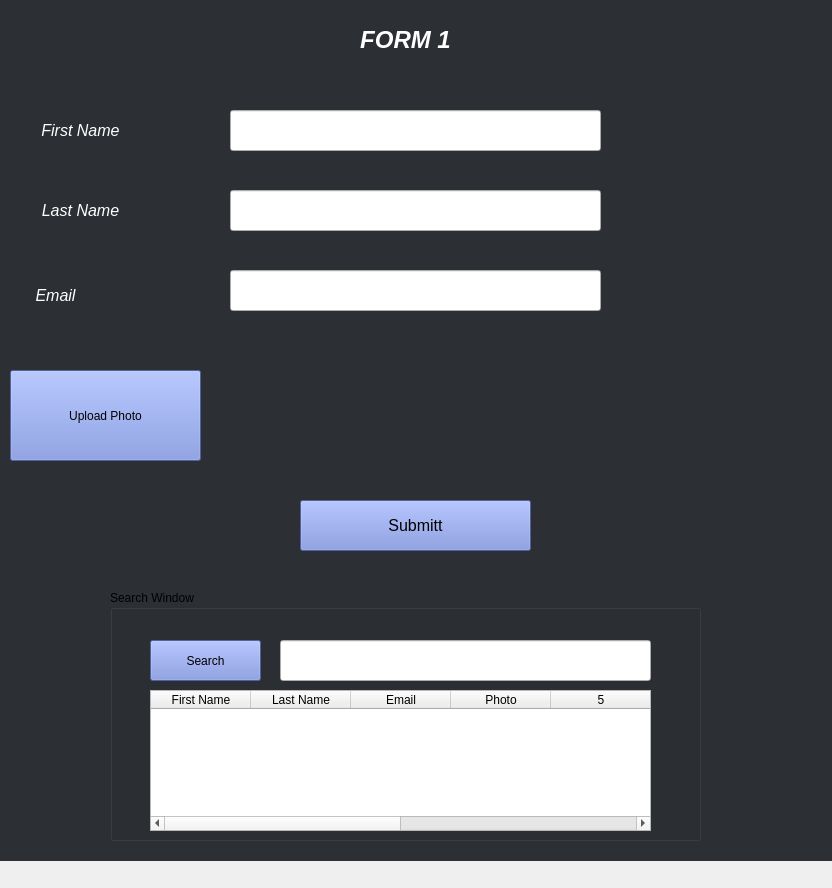
<?xml version="1.0" encoding="UTF-8"?>
<ui version="4.0">
 <class>MainWindow</class>
 <widget class="QMainWindow" name="MainWindow">
  <property name="geometry">
   <rect>
    <x>0</x>
    <y>0</y>
    <width>832</width>
    <height>888</height>
   </rect>
  </property>
  <property name="windowTitle">
   <string>MainWindow</string>
  </property>
  <widget class="QWidget" name="centralwidget">
   <widget class="QLabel" name="Background">
    <property name="geometry">
     <rect>
      <x>-240</x>
      <y>0</y>
      <width>1601</width>
      <height>861</height>
     </rect>
    </property>
    <property name="font">
     <font>
      <pointsize>18</pointsize>
      <weight>75</weight>
      <italic>true</italic>
      <bold>true</bold>
     </font>
    </property>
    <property name="styleSheet">
     <string notr="true">background-color: #2C2F33 ;</string>
    </property>
    <property name="text">
     <string/>
    </property>
    <property name="alignment">
     <set>Qt::AlignCenter</set>
    </property>
   </widget>
   <widget class="QLabel" name="Heading">
    <property name="geometry">
     <rect>
      <x>310</x>
      <y>0</y>
      <width>191</width>
      <height>81</height>
     </rect>
    </property>
    <property name="text">
     <string>&lt;html&gt;&lt;head/&gt;&lt;body&gt;&lt;p&gt;&lt;span style=&quot; font-size:18pt; font-weight:600; font-style:italic; color:#ffffff;&quot;&gt;FORM 1&lt;/span&gt;&lt;/p&gt;&lt;/body&gt;&lt;/html&gt;</string>
    </property>
    <property name="alignment">
     <set>Qt::AlignCenter</set>
    </property>
   </widget>
   <widget class="QLabel" name="Fname">
    <property name="geometry">
     <rect>
      <x>0</x>
      <y>90</y>
      <width>161</width>
      <height>81</height>
     </rect>
    </property>
    <property name="text">
     <string>&lt;html&gt;&lt;head/&gt;&lt;body&gt;&lt;p&gt;&lt;span style=&quot; font-size:12pt; font-style:italic; color:#ffffff;&quot;&gt;First Name&lt;/span&gt;&lt;/p&gt;&lt;/body&gt;&lt;/html&gt;</string>
    </property>
    <property name="alignment">
     <set>Qt::AlignCenter</set>
    </property>
   </widget>
   <widget class="QLabel" name="Lname">
    <property name="geometry">
     <rect>
      <x>0</x>
      <y>170</y>
      <width>161</width>
      <height>81</height>
     </rect>
    </property>
    <property name="text">
     <string>&lt;html&gt;&lt;head/&gt;&lt;body&gt;&lt;p&gt;&lt;span style=&quot; font-size:12pt; font-style:italic; color:#ffffff;&quot;&gt;Last Name&lt;/span&gt;&lt;/p&gt;&lt;/body&gt;&lt;/html&gt;</string>
    </property>
    <property name="alignment">
     <set>Qt::AlignCenter</set>
    </property>
   </widget>
   <widget class="QLabel" name="Email">
    <property name="geometry">
     <rect>
      <x>-40</x>
      <y>250</y>
      <width>191</width>
      <height>91</height>
     </rect>
    </property>
    <property name="text">
     <string>&lt;html&gt;&lt;head/&gt;&lt;body&gt;&lt;p&gt;&lt;span style=&quot; font-size:12pt; font-style:italic; color:#ffffff;&quot;&gt;Email&lt;/span&gt;&lt;/p&gt;&lt;/body&gt;&lt;/html&gt;</string>
    </property>
    <property name="alignment">
     <set>Qt::AlignCenter</set>
    </property>
   </widget>
   <widget class="QLineEdit" name="txtfname">
    <property name="geometry">
     <rect>
      <x>230</x>
      <y>110</y>
      <width>371</width>
      <height>41</height>
     </rect>
    </property>
   </widget>
   <widget class="QLineEdit" name="txtmail">
    <property name="geometry">
     <rect>
      <x>230</x>
      <y>270</y>
      <width>371</width>
      <height>41</height>
     </rect>
    </property>
   </widget>
   <widget class="QLineEdit" name="txtlname">
    <property name="geometry">
     <rect>
      <x>230</x>
      <y>190</y>
      <width>371</width>
      <height>41</height>
     </rect>
    </property>
   </widget>
   <widget class="QLabel" name="Photo">
    <property name="geometry">
     <rect>
      <x>240</x>
      <y>370</y>
      <width>501</width>
      <height>91</height>
     </rect>
    </property>
    <property name="styleSheet">
     <string notr="true"/>
    </property>
    <property name="text">
     <string/>
    </property>
   </widget>
   <widget class="QPushButton" name="Uploadbtn">
    <property name="geometry">
     <rect>
      <x>10</x>
      <y>370</y>
      <width>191</width>
      <height>91</height>
     </rect>
    </property>
    <property name="styleSheet">
     <string notr="true">font-color:rgb(255, 255, 255);
background-color: rgb(114, 137, 218);
font: 10pt &quot;MS Shell Dlg 2&quot;;</string>
    </property>
    <property name="text">
     <string>Upload Photo</string>
    </property>
   </widget>
   <widget class="QGroupBox" name="groupBox">
    <property name="geometry">
     <rect>
      <x>110</x>
      <y>590</y>
      <width>591</width>
      <height>251</height>
     </rect>
    </property>
    <property name="title">
     <string>Search Window</string>
    </property>
    <property name="jnn" stdset="0">
     <string/>
    </property>
    <widget class="QPushButton" name="searchbtn">
     <property name="geometry">
      <rect>
       <x>40</x>
       <y>50</y>
       <width>111</width>
       <height>41</height>
      </rect>
     </property>
     <property name="styleSheet">
      <string notr="true">background-color: rgb(114, 136, 217);</string>
     </property>
     <property name="text">
      <string>Search</string>
     </property>
    </widget>
    <widget class="QLineEdit" name="txtsearch">
     <property name="geometry">
      <rect>
       <x>170</x>
       <y>50</y>
       <width>371</width>
       <height>41</height>
      </rect>
     </property>
     <property name="text">
      <string/>
     </property>
    </widget>
    <widget class="QTableWidget" name="tbresult">
     <property name="geometry">
      <rect>
       <x>40</x>
       <y>100</y>
       <width>501</width>
       <height>141</height>
      </rect>
     </property>
     <property name="styleSheet">
      <string notr="true">font: 8pt &quot;MS Shell Dlg 2&quot;;</string>
     </property>
     <property name="columnCount">
      <number>8</number>
     </property>
     <column>
      <property name="text">
       <string>First Name</string>
      </property>
     </column>
     <column>
      <property name="text">
       <string>Last Name</string>
      </property>
     </column>
     <column>
      <property name="text">
       <string>Email</string>
      </property>
     </column>
     <column>
      <property name="text">
       <string>Photo</string>
      </property>
     </column>
     <column/>
     <column/>
     <column/>
     <column/>
    </widget>
   </widget>
   <widget class="QPushButton" name="pushButton">
    <property name="geometry">
     <rect>
      <x>300</x>
      <y>500</y>
      <width>231</width>
      <height>51</height>
     </rect>
    </property>
    <property name="font">
     <font>
      <pointsize>12</pointsize>
     </font>
    </property>
    <property name="styleSheet">
     <string notr="true">background-color: rgb(114, 135, 216);</string>
    </property>
    <property name="text">
     <string>Submitt</string>
    </property>
   </widget>
  </widget>
 </widget>
 <resources/>
 <connections/>
</ui>
